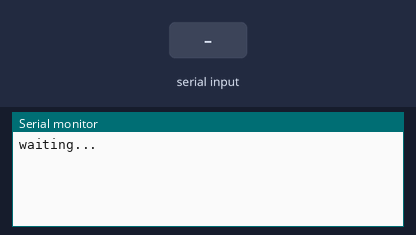
A sketch run on a simulated Arduino Mega 2560, built with avr-gcc and run on an emulated ATmega2560. Shown: the last lines printed to the serial monitor. Inputs (shaded band) come from the test bench.

Above: at 1.2 s.
1.3 s: "1\n" received over the second serial link
At 2.1 s:
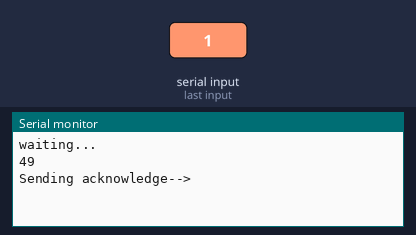
2.8 s: "0\n" received over the second serial link
At 4.11 s:
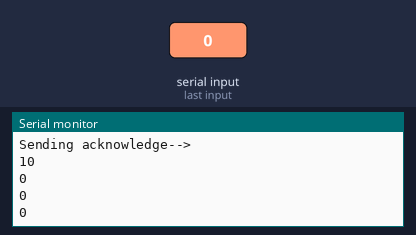
4.3 s: "2\n" received over the second serial link
At 5.1 s:
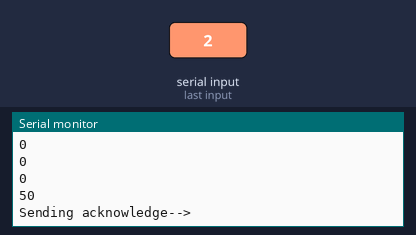
Timing chart, 0 to 7.3 s (numbered marks = the images above; inputs shaded):
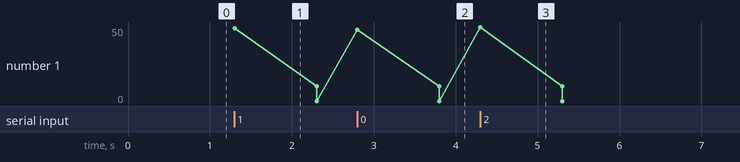

The sketch:

tareaDaniel_slave.ino
```cpp
constexpr const uint32_t serial_monitor_bauds=115200;
constexpr const uint32_t serial1_bauds=9600;

constexpr const uint32_t pseudo_period_ms=1000;

uint8_t led_state=LOW;

const byte numChars = 32;
char serial1ReceivedChars[numChars];   // an array to store the received command

static byte ndx = 0;
char endMarker = '\n';
char rc;

uint8_t counter = 0;
uint8_t header = 0;

bool rec = false;

uint8_t data[3] = {};

uint32_t last_ms;
uint32_t new_ms;

boolean serial1NewData = false;

void setup()
{
  // Inicialización del puerto para el serial monitor
  Serial.begin(serial_monitor_bauds);
  while (!Serial);

  // Inicialización del puerto de comunicaciones con el otro dispositivo MKR
  Serial1.begin(serial1_bauds);

  Serial.println("waiting...");
}

void loop()
{

  checkSerial1();

}

void checkSerial1(){

  if(Serial1.available()>0){

    header = Serial1.read();
    rec = true;
    Serial.println(header);

  }

  if (rec == true){
    Serial.println("Sending acknowledge--> ");
    Serial1.write(0xFF);

    last_ms=millis();
    new_ms=millis();
    while (new_ms-last_ms<1000){

      if (Serial1.available()>0) {
        data[counter] = Serial1.read();
        counter++;
      }
      new_ms=millis();
    }

    counter = 0;

    rec = false;

    Serial.println(data[0]);
    Serial.println(data[1]);
    Serial.println(data[2]);
    Serial.println(data[3]);

    Serial1.write(0xFF);
  }
}
```

Measured:
- after the input at 1.3 s, the serial monitor: prints a new line at once (image 1)
- after the input at 2.8 s, the serial monitor: prints a new line at once (image 2)
- after the input at 4.3 s, the serial monitor: prints a new line at once (image 3)
